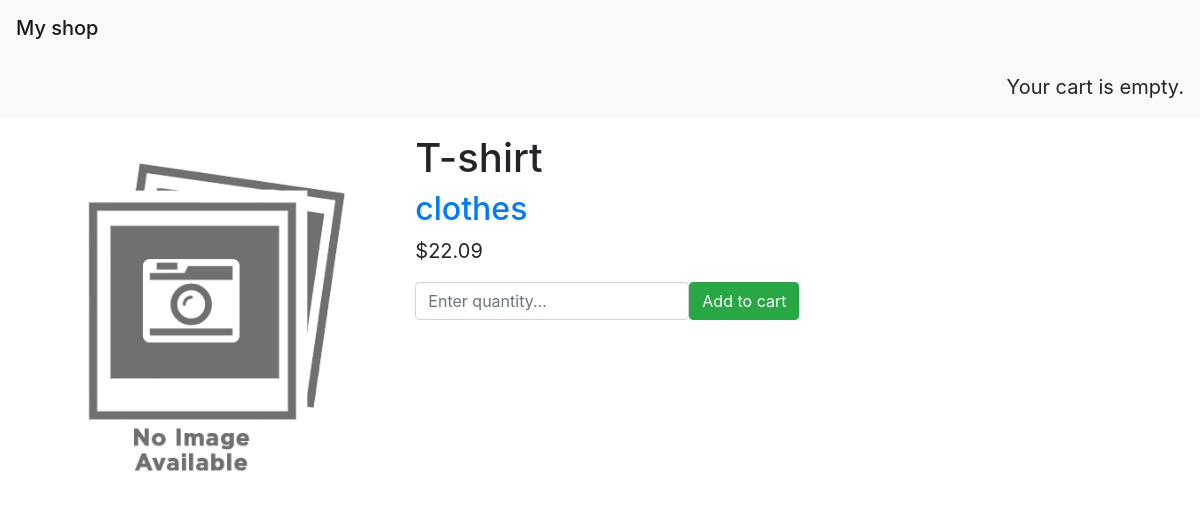
Page /2/t-shirt/ on the committed database.
### shop/models.py (models this page shows, shortened)
class Product(models.Model):
    category = models.ForeignKey(Category, related_name='products', on_delete=models.CASCADE)
    name = models.CharField(max_length=200, db_index=True)
    slug = models.SlugField(max_length=200, db_index=True)
    image = models.ImageField(upload_to='products/%Y/%m/%d', blank=True)
    description = models.TextField(blank=True)
    price = models.DecimalField(max_digits=10, decimal_places=2)
    available = models.BooleanField(default=True)
    created = models.DateTimeField(auto_now_add=True)
    updated = models.DateTimeField(auto_now=True)
    class Meta:
        ordering = ('name',)
        index_together = (('id', 'slug'),)

class Category(models.Model):
    name = models.CharField(max_length=200, db_index=True)
    slug = models.SlugField(max_length=200, unique=True)
    class Meta:
        ordering = ('name',)
        verbose_name = 'category'
        verbose_name_plural = 'categories'
    def __str__(self):
        return self.name
    def get_absolute_url(self):
        return reverse('shop:product_list_by_category', kwargs={'category_slug': self.slug})

### shop/views.py (the view)
# urls.py: path('<int:id>/<slug:slug>/', views.product_detail, name='product_detail'),
def product_detail(request, id, slug):
    product = get_object_or_404(Product, id=id, slug=slug, available=True)
    cart_product_form = CartAddProductForm()
    return render(request, 'shop/product/detail.html', {'product': product, 'cart_product_form': cart_product_form})

### cart/forms.py
class CartAddProductForm(forms.Form):
    quantity = forms.IntegerField(widget=forms.NumberInput(attrs={
                                                                'placeholder': 'Enter quantity...',
                                                                'class': 'form-control'
                                                            }))
    update = forms.BooleanField(required=False, initial=False, widget=forms.HiddenInput())

### shop/templates/shop/product/detail.html (shortened to what this page needs)
{% extends "shop/base.html" %}
{% load static %}
{% block content %}
    <div class="product-detail row">
        <img src="{% if product.image %}{{ product.image.url }}{% else %}{% static 'img/no_image.png' %}{% endif %}"
            class="col-md-4 col-12 img-fluid">
        <div class="col-md-8 col-12">
            <h1>{{ product.name }}</h1>
            <h2>
                <a href="{{ product.category.get_absolute_url }}">{{ product.category }}</a>
            </h2>
            <p class="price">${{ product.price }}</p>
            <form class="form-inline" action="{% url 'cart:cart_add' product.id %}" method="post">
                {{ cart_product_form.quantity }}
                <button class="btn btn-success" type="submit">Add to cart</button>
            </form>
        </div>
    </div>
{% endblock %}

### shop/static/css/base.css (style rules this page uses)
img { max-width: 250px; }
body { font-size: 20px; }

### rows in the picture
Product: name "T-shirt", category "clothes", price "22.09"
